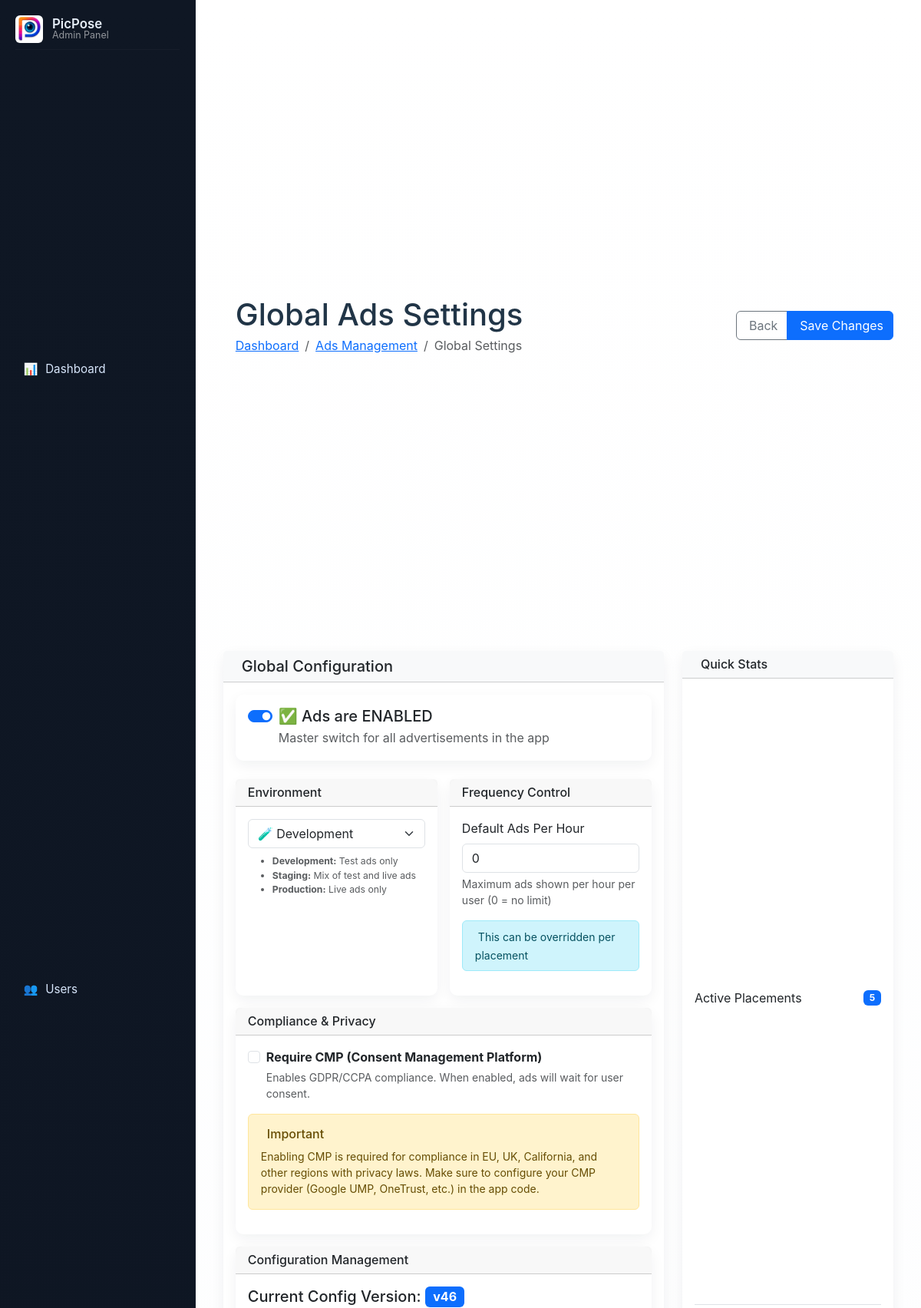
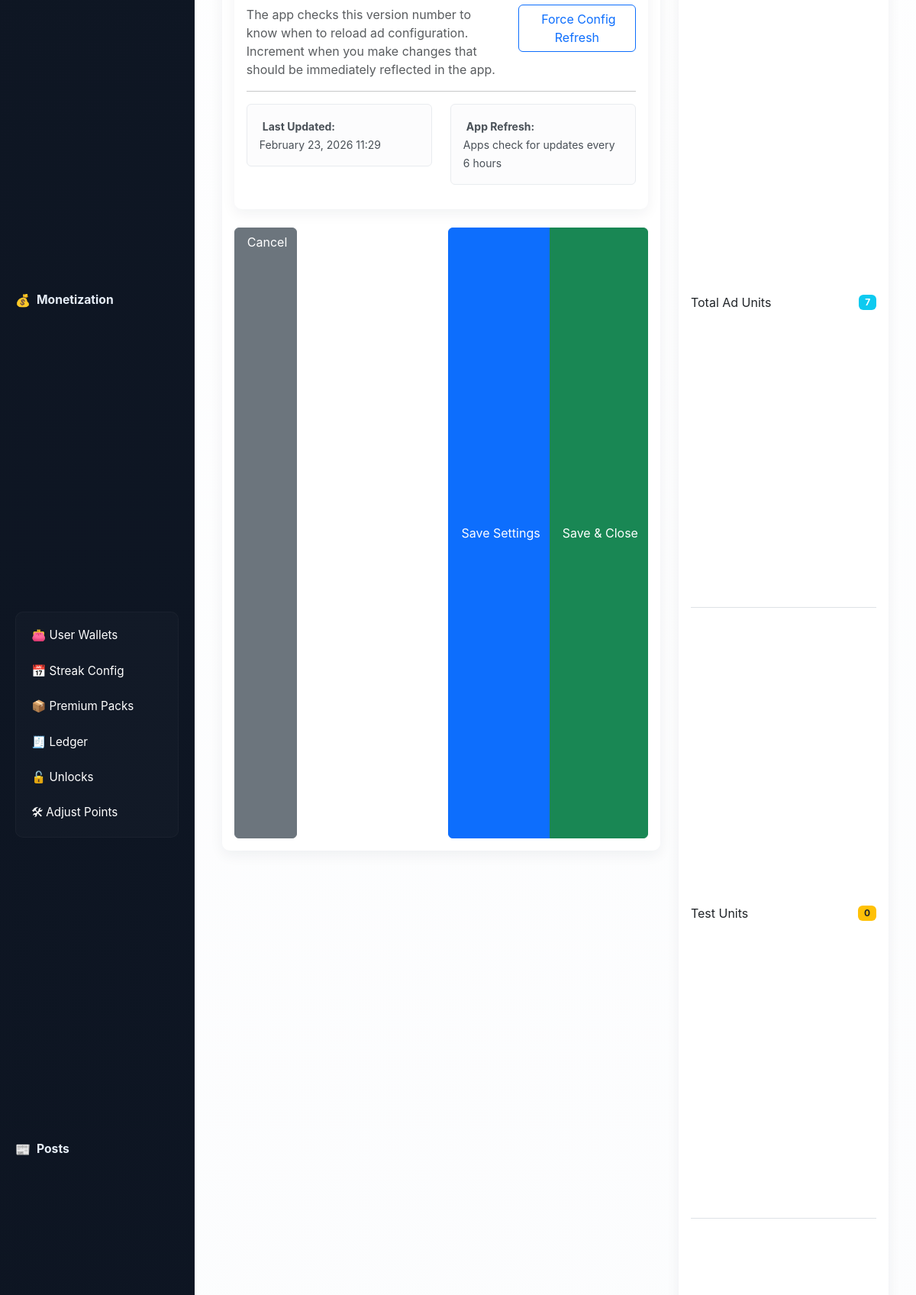
Screenshot of /pages/ads/global_settings.php (signed in, upper part) with the database file from the repository (2 pictures, top to bottom).
### tables this page shows
CREATE TABLE `ads_global_settings` (
  `id` int(11) NOT NULL DEFAULT 1,
  `ads_enabled` tinyint(1) NOT NULL DEFAULT 1 COMMENT 'Master ON/OFF for all ads',
  `environment` varchar(16) NOT NULL DEFAULT 'test',
  `use_test_ads` tinyint(1) NOT NULL DEFAULT 1,
  `admob_app_id_test` varchar(64) DEFAULT NULL,
  `admob_app_id_live` varchar(64) DEFAULT NULL,
  `cmp_required` tinyint(1) NOT NULL DEFAULT 1 COMMENT 'GDPR / consent required',
  `default_frequency_per_hour` int(11) NOT NULL DEFAULT 3,
  `interstitial_cooldown_seconds` int(11) NOT NULL DEFAULT 60,
  `interstitial_show_every_n_actions` int(11) NOT NULL DEFAULT 3,
  `config_version` int(11) NOT NULL DEFAULT 1 COMMENT 'Increment to force app reload',
  `updated_at` timestamp NULL DEFAULT current_timestamp() ON UPDATE current_timestamp()
);

### pages/ads/global_settings.php (the view, shortened to what this page needs)
<?php
require '../../config.php';
try {
    $global_stmt = $conn->prepare("SELECT * FROM ads_global_settings WHERE id = 1");
    $global_stmt->execute();
    $global_result = $global_stmt->get_result();
    $global = $global_result->fetch_assoc();
} catch (Exception $e) {
    error_log("Global Settings Error: " . $e->getMessage());
    $_SESSION['error'] = "Unable to load settings. Please try again.";
    header("Location: index.php");
    exit();
}
try {
    $stats_stmt = $conn->prepare("
        SELECT
            COUNT(DISTINCT p.id) as total_placements,
            COUNT(DISTINCT u.id) as total_units,
            SUM(CASE WHEN u.is_test = 1 THEN 1 ELSE 0 END) as test_units,
            SUM(CASE WHEN u.is_live = 1 THEN 1 ELSE 0 END) as live_units,
            COUNT(DISTINCT n.id) as total_networks,
            SUM(CASE WHEN n.enabled = 1 THEN 1 ELSE 0 END) as active_networks
        FROM ad_placements p
        LEFT JOIN ad_network_units u ON u.placement_id = p.id AND u.enabled = 1
        LEFT JOIN ad_networks n ON u.network_id = n.id
        WHERE p.enabled = 1
    ");
    $stats_stmt->execute();
    $stats_result = $stats_stmt->get_result();
    $stats = $stats_result->fetch_assoc();
} catch (Exception $e) {
    error_log("Stats Query Error: " . $e->getMessage());
    $stats = [
        'total_placements' => 0,
        'total_units' => 0,
        'test_units' => 0,
        'live_units' => 0,
        'total_networks' => 0,
        'active_networks' => 0
    ];
}
include '../../includes/header.php';
?>
<div class="container-fluid">
    <div class="page-header mb-4">
        <div class="d-flex justify-content-between align-items-center">
            <div class="d-flex align-items-center gap-3">
                <div>
                    <h1 class="mb-1">Global Ads Settings</h1>
                    <nav aria-label="breadcrumb">
                        <ol class="breadcrumb mb-0">
                            <li class="breadcrumb-item"><a href="../dashboard.php">Dashboard</a></li>
                            <li class="breadcrumb-item"><a href="index.php">Ads Management</a></li>
                            <li class="breadcrumb-item active">Global Settings</li>
                        </ol>
                    </nav>
                </div>
            </div>
            <div class="btn-group">
                <a href="index.php" class="btn btn-outline-secondary">
                    <i class="bi bi-arrow-left me-1"></i> Back
                </a>
                <button type="button" class="btn btn-primary" onclick="document.getElementById('settingsForm').submit()">
                    <i class="bi bi-save me-1"></i> Save Changes
                </button>
            </div>
        </div>
    </div>
    <div class="row">
        <div class="col-lg-8">
            <div class="card">
                <div class="card-header bg-light">
                    <h5 class="mb-0">
                        Global Configuration
                    </h5>
                </div>
                <div class="card-body">
                    <form action="save_global_settings.php" method="POST" id="settingsForm">
                        <div class="mb-4">
                            <div class="card border-<?php echo $global['ads_enabled'] ? 'success' : 'danger'; ?>">
                                <div class="card-body">
                                    <div class="form-check form-switch">
                                        <input class="form-check-input" type="checkbox" name="ads_enabled"
                                               value="1" id="adsEnabled"
                                               <?php echo $global['ads_enabled'] ? 'checked' : ''; ?>
                                               onchange="toggleAdsStatus(this.checked)">
                                        <label class="form-check-label" for="adsEnabled">
                                            <h5 class="mb-1">
                                                <?php echo $global['ads_enabled'] ? '✅ Ads are ENABLED' : '❌ Ads are DISABLED'; ?>
                                            </h5>
                                            <p class="text-muted mb-0">
                                                Master switch for all advertisements in the app
                                            </p>
                                        </label>
                                    </div>
                                </div>
                            </div>
                        </div>
                        <div class="row g-3">
                            <div class="col-md-6">
                                <div class="card h-100">
                                    <div class="card-header">
                                        <h6 class="mb-0">Environment</h6>
                                    </div>
                                    <div class="card-body">
                                        <select name="environment" class="form-select" id="environmentSelect">
                                            <option value="development" <?php echo $global['environment'] == 'development' ? 'selected' : ''; ?>>
                                                🧪 Development
                                            </option>
                                        </select>
                                        <div class="form-text mt-2">
                                            <ul class="small mb-0">
                                                <li><strong>Development:</strong> Test ads only</li>
                                                <li><strong>Staging:</strong> Mix of test and live ads</li>
                                                <li><strong>Production:</strong> Live ads only</li>
                                            </ul>
                                        </div>
                                    </div>
                                </div>
                            </div>
                            <div class="col-md-6">
                                <div class="card h-100">
                                    <div class="card-header">
                                        <h6 class="mb-0">Frequency Control</h6>
                                    </div>
                                    <div class="card-body">
                                        <div class="mb-3">
                                            <label class="form-label">Default Ads Per Hour</label>
                                            <input type="number" name="default_frequency_per_hour"
                                                   class="form-control" min="0" max="20" step="1"
                                                   value="<?php echo htmlspecialchars($global['default_frequency_per_hour']); ?>">
                                            <div class="form-text">
                                                Maximum ads shown per hour per user (0 = no limit)
                                            </div>
                                        </div>
                                        <div class="alert alert-info py-2">
                                            <small>
                                                This can be overridden per placement
                                            </small>
                                        </div>
                                    </div>
                                </div>
                            </div>
                            <div class="col-12">
                                <div class="card">
                                    <div class="card-header">
                                        <h6 class="mb-0">Compliance & Privacy</h6>
                                    </div>
                                    <div class="card-body">
                                        <div class="form-check mb-3">
                                            <input class="form-check-input" type="checkbox" name="cmp_required"
                                                   value="1" id="cmpRequired"
                                                   <?php echo $global['cmp_required'] ? 'checked' : ''; ?>>
                                            <label class="form-check-label" for="cmpRequired">
                                                <strong>Require CMP (Consent Management Platform)</strong>
                                            </label>
                                            <div class="form-text">
                                                Enables GDPR/CCPA compliance. When enabled, ads will wait for user consent.
                                            </div>
                                        </div>
                                        <div class="alert alert-warning">
                                            <h6><i class="bi bi-exclamation-triangle me-2"></i>Important</h6>
                                            <p class="small mb-0">
                                                Enabling CMP is required for compliance in EU, UK, California, and other regions with privacy laws.
                                                Make sure to configure your CMP provider (Google UMP, OneTrust, etc.) in the app code.
                                            </p>
                                        </div>
                                    </div>
                                </div>
                            </div>
                            <div class="col-12">
                                <div class="card">
                                    <div class="card-header">
                                        <h6 class="mb-0">Configuration Management</h6>
                                    </div>
                                    <div class="card-body">
                                        <div class="row align-items-center">
                                            <div class="col-md-8">
                                                <h5 class="mb-2">
                                                    Current Config Version:
                                                    <span class="badge bg-primary fs-6">v<?php echo $global['config_version']; ?></span>
                                                </h5>
                                                <p class="text-muted mb-0">
                                                    The app checks this version number to know when to reload ad configuration.
                                                    Increment when you make changes that should be immediately reflected in the app.
                                                </p>
                                            </div>
                                            <div class="col-md-4 text-end">
                                                <button type="button" class="btn btn-outline-primary"
                                                        onclick="incrementVersion()">
                                                    Force Config Refresh
                                                </button>
                                            </div>
                                        </div>
                                        <hr class="my-3">
                                        <div class="row">
                                            <div class="col-md-6">
                                                <div class="alert alert-light">
                                                    <small>
                                                        <strong>Last Updated:</strong><br>
                                                        <?php echo date('F j, Y H:i', strtotime($global['updated_at'])); ?>
                                                    </small>
                                                </div>
                                            </div>
                                            <div class="col-md-6">
                                                <div class="alert alert-light">
                                                    <small>
                                                        <strong>App Refresh:</strong><br>
                                                        Apps check for updates every 6 hours
                                                    </small>
                                                </div>
                                            </div>
                                        </div>
                                    </div>
                                </div>
                            </div>
                        </div>
                        <div class="mt-4">
                            <div class="d-flex justify-content-between">
                                <a href="index.php" class="btn btn-secondary">
                                    <i class="bi bi-x-circle me-1"></i> Cancel
                                </a>
                                <div class="btn-group">
                                    <button type="submit" class="btn btn-primary">
                                        <i class="bi bi-save me-1"></i> Save Settings
                                    </button>
                                    <button type="button" class="btn btn-success" onclick="saveAndClose()">
                                        <i class="bi bi-check-circle me-1"></i> Save & Close
                                    </button>
                                </div>
                            </div>
                        </div>
                    </form>
                </div>
            </div>
        </div>
        <div class="col-lg-4">
            <div class="card mb-3">
                <div class="card-header bg-light">
                    <h6 class="mb-0">
                        Quick Stats
                    </h6>
                </div>
                <div class="card-body">
                    <div class="list-group list-group-flush">
                        <div class="list-group-item d-flex justify-content-between align-items-center px-0">
                            <span>Active Placements</span>
                            <span class="badge bg-primary"><?php echo $stats['total_placements']; ?></span>
                        </div>
                        <div class="list-group-item d-flex justify-content-between align-items-center px-0">
                            <span>Total Ad Units</span>
                            <span class="badge bg-info"><?php echo $stats['total_units']; ?></span>
                        </div>
                        <div class="list-group-item d-flex justify-content-between align-items-center px-0">
                            <span>Test Units</span>
                            <span class="badge bg-warning text-dark"><?php echo $stats['test_units']; ?></span>
                        </div>
                        <div class="list-group-item d-flex justify-content-between align-items-center px-0">
                        </div>
                    </div>
                </div>
            </div>
        </div>
    </div>
</div>
<?php include '../../includes/footer.php'; ?>

### assets/css/style.css (style rules this page uses)
:root { --sidebar-bg-start: #0f1724; --sidebar-bg-end: #0b1220; --sidebar-text: #e6eef8; --muted: rgba(255,255,255,0.55); --accent-start: #2563eb; --accent-end: #7c3aed; }
html, body { height: 100%; margin: 0; font-family: "Inter", system-ui, -apple-system, "Segoe UI", Roboto, "Helvetica Neue", Arial; background: #f6f8fb; color: #213547; }
.d-flex { display: flex; min-height: 100vh; box-sizing: border-box; }
.card { border-radius: 10px; box-shadow: 0 6px 18px rgba(21, 32, 43, 0.06); border: none; }

### rows the page displays
ads_global_settings: ads_enabled "☑", default_frequency_per_hour "0", config_version "46", updated_at "February 23, 2026 11:29"

### other values shown
$stats['total_placements'] "5"
$stats['total_units'] "7"
$stats['test_units'] "0"
